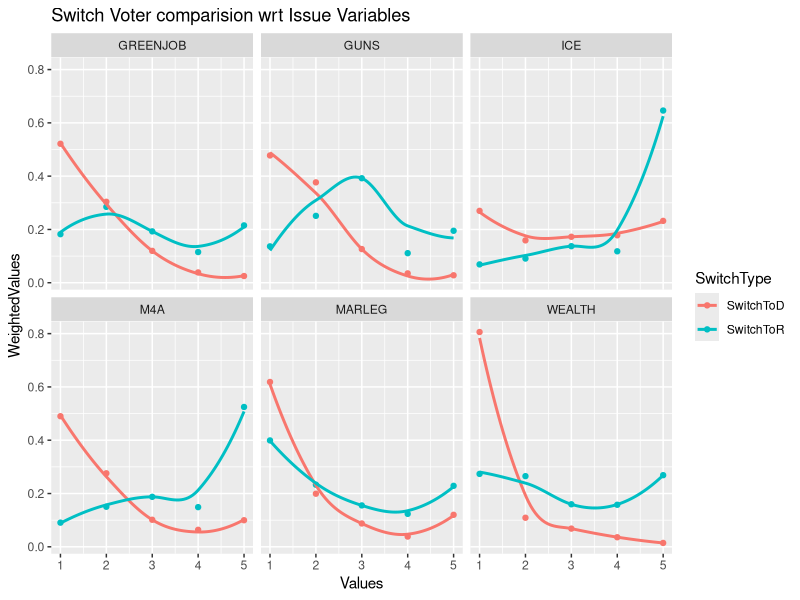
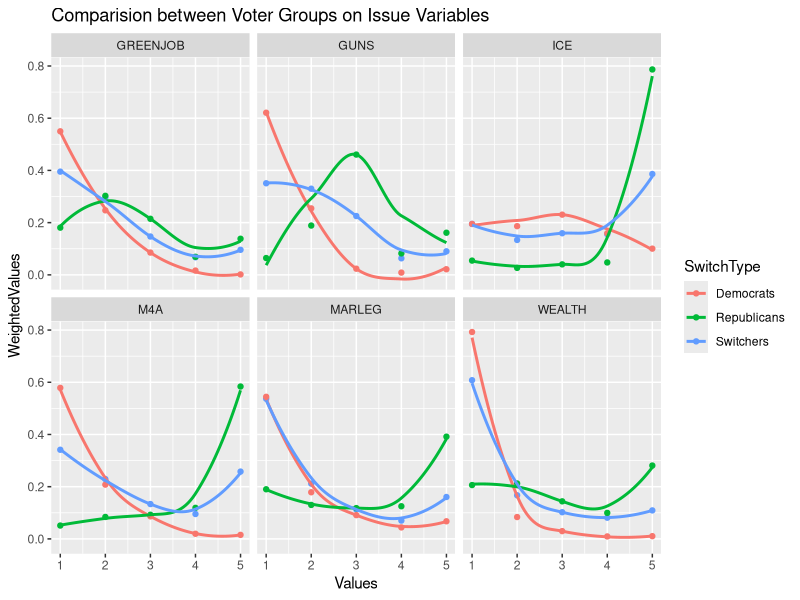
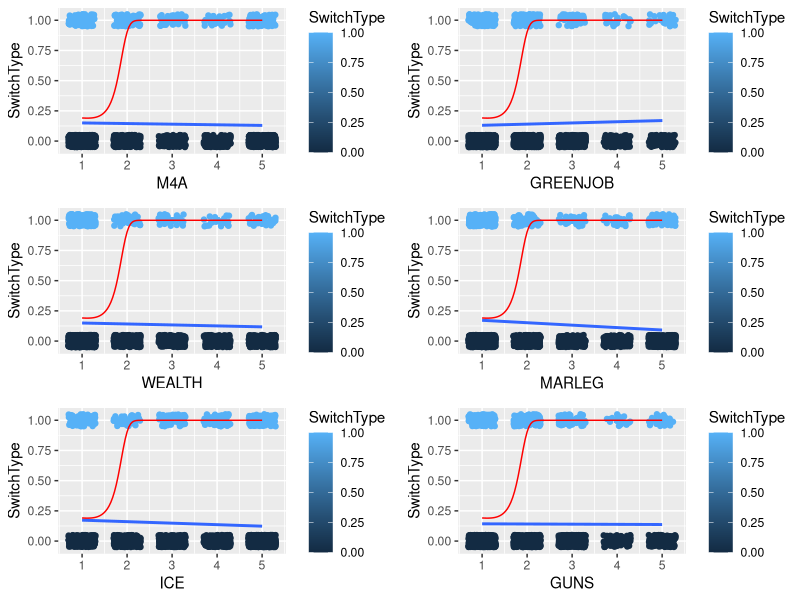
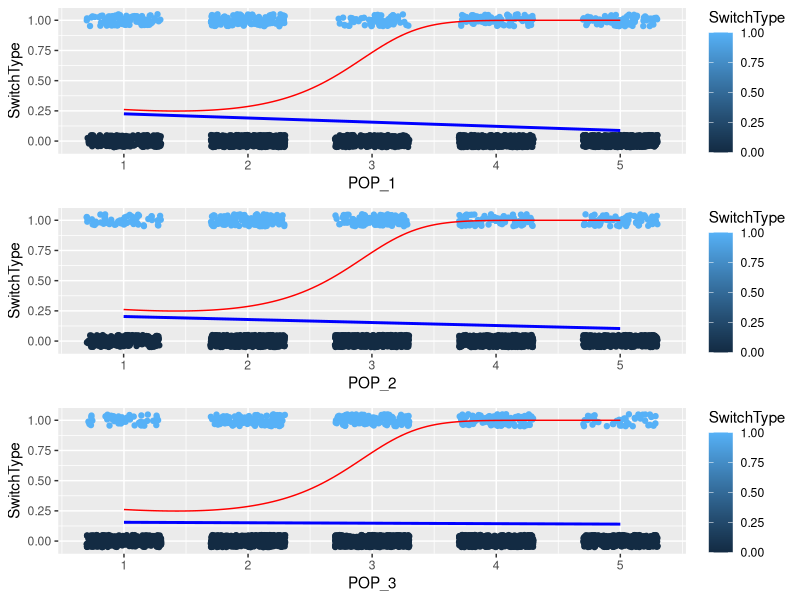

These figures' R source, in order:
## ---- chunk 1
knitr::opts_chunk$set(echo = FALSE)
## ---- chunk 2
library(tidyverse)
library(broom)
library(MASS)
library(arm)
library(mgcv)
library(boot)
library(pROC)
## ---- chunk 3
DFP = read.csv("DFP_WTHH_release.csv")
#head(DFP)

loyalDemocrats = DFP[DFP$presvote16post == 1 & DFP$house3 == 1,]
loyalRepublicans = DFP[DFP$presvote16post == 2 & DFP$house3 == 2,]
switchToD = DFP[DFP$presvote16post != 1 & DFP$house3 == 1,]
switchToR = DFP[DFP$presvote16post != 2 & DFP$house3 == 2,]
Switchers = rbind(switchToD, switchToR)

myvars <- c("M4A", "GREENJOB", "WEALTH", "MARLEG", "ICE", "GUNS", "POP_1", "POP_2", "POP_3", "weight_DFP")
switchToD <- switchToD[myvars]
switchToR <- switchToR[myvars]
Switchers <- Switchers[myvars]
loyalDemocrats <- loyalDemocrats[myvars]
loyalRepublicans <- loyalRepublicans[myvars]
## ---- chunk 4
switchToD$VoterType= "SwitchToD"
switchToR$VoterType= "SwitchToR"
n = nrow(DFP)

nSToD = nrow(switchToD)

DweightedM4A = group_by(switchToD, M4A) %>% summarise(`WeightedValues` = sum(weight_DFP)/nSToD)
names(DweightedM4A)[1]<-paste("Values")
DweightedM4A$IssueVariable= "M4A"
DweightedM4A <- DweightedM4A[c(3,1,2)]

DweightedGREENJOB = group_by(switchToD, GREENJOB) %>% summarise(`WeightedValues` = sum(weight_DFP)/nSToD)
names(DweightedGREENJOB)[1]<-paste("Values")
DweightedGREENJOB$IssueVariable= "GREENJOB"
DweightedGREENJOB <- DweightedGREENJOB[c(3,1,2)]

DweightedWEALTH = group_by(switchToD, WEALTH) %>% summarise(`WeightedValues` = sum(weight_DFP)/nSToD)
names(DweightedWEALTH)[1]<-paste("Values")
DweightedWEALTH$IssueVariable= "WEALTH"
DweightedWEALTH <- DweightedWEALTH[c(3,1,2)]

DweightedMARLEG = group_by(switchToD, MARLEG) %>% summarise(`WeightedValues` = sum(weight_DFP)/nSToD)
names(DweightedMARLEG)[1]<-paste("Values")
DweightedMARLEG$IssueVariable= "MARLEG"
DweightedMARLEG <- DweightedMARLEG[c(3,1,2)]

DweightedICE = group_by(switchToD, ICE) %>% summarise(`WeightedValues` = sum(weight_DFP)/nSToD)
names(DweightedICE)[1]<-paste("Values")
DweightedICE$IssueVariable= "ICE"
DweightedICE <- DweightedICE[c(3,1,2)]

DweightedGUNS = group_by(switchToD, GUNS) %>% summarise(`WeightedValues` = sum(weight_DFP)/nSToD)
names(DweightedGUNS)[1]<-paste("Values")
DweightedGUNS$IssueVariable= "GUNS"
DweightedGUNS <- DweightedGUNS[c(3,1,2)]

newSToD = rbind(DweightedM4A,DweightedGREENJOB)
newSToD = rbind(newSToD,DweightedWEALTH)
newSToD = rbind(newSToD,DweightedMARLEG)
newSToD = rbind(newSToD,DweightedICE)
newSToD = rbind(newSToD,DweightedGUNS)
newSToD$SwitchType= "SwitchToD"
newSToD <- newSToD[c(4,1,2,3)]
newSToD = na.omit(newSToD)

nSToR = nrow(switchToR)

RweightedM4A = group_by(switchToR, M4A) %>% summarise(`WeightedValues` = sum(weight_DFP)/nSToR)
names(RweightedM4A)[1]<-paste("Values")
RweightedM4A$IssueVariable= "M4A"
RweightedM4A <- RweightedM4A[c(3,1,2)]

RweightedGREENJOB = group_by(switchToR, GREENJOB) %>% summarise(`WeightedValues` = sum(weight_DFP)/nSToR)
names(RweightedGREENJOB)[1]<-paste("Values")
RweightedGREENJOB$IssueVariable= "GREENJOB"
RweightedGREENJOB <- RweightedGREENJOB[c(3,1,2)]

RweightedWEALTH = group_by(switchToR, WEALTH) %>% summarise(`WeightedValues` = sum(weight_DFP)/nSToR)
names(RweightedWEALTH)[1]<-paste("Values")
RweightedWEALTH$IssueVariable= "WEALTH"
RweightedWEALTH <- RweightedWEALTH[c(3,1,2)]

RweightedMARLEG = group_by(switchToR, MARLEG) %>% summarise(`WeightedValues` = sum(weight_DFP)/nSToR)
names(RweightedMARLEG)[1]<-paste("Values")
RweightedMARLEG$IssueVariable= "MARLEG"
RweightedMARLEG <- RweightedMARLEG[c(3,1,2)]

RweightedICE = group_by(switchToR, ICE) %>% summarise(`WeightedValues` = sum(weight_DFP)/nSToR)
names(RweightedICE)[1]<-paste("Values")
RweightedICE$IssueVariable= "ICE"
RweightedICE <- RweightedICE[c(3,1,2)]

RweightedGUNS = group_by(switchToR, GUNS) %>% summarise(`WeightedValues` = sum(weight_DFP)/nSToR)
names(RweightedGUNS)[1]<-paste("Values")
RweightedGUNS$IssueVariable= "GUNS"
RweightedGUNS <- RweightedGUNS[c(3,1,2)]

newSToR = rbind(RweightedM4A,RweightedGREENJOB)
newSToR = rbind(newSToR,RweightedWEALTH)
newSToR = rbind(newSToR,RweightedMARLEG)
newSToR = rbind(newSToR,RweightedICE)
newSToR = rbind(newSToR,RweightedGUNS)
newSToR$SwitchType= "SwitchToR"
newSToR <- newSToR[c(4,1,2,3)]
newSToR = na.omit(newSToR)

question1Data = rbind(newSToD, newSToR)
question1Data = question1Data[question1Data$Values != 6, ]

ggplot(question1Data, aes(x = Values, y = WeightedValues, color = SwitchType)) + geom_point() +
  geom_smooth(method = "loess",se = FALSE,span = 1) + 
  facet_wrap(.~ IssueVariable) + ggtitle("Switch Voter comparision wrt Issue Variables")
## ---- chunk 5
nSwitchers = nrow(Switchers)

SwitchersM4A = group_by(Switchers, M4A) %>% summarise(`WeightedValues` = sum(weight_DFP)/nSwitchers)
names(SwitchersM4A)[1]<-paste("Values")
SwitchersM4A$IssueVariable= "M4A"

SwitchersGREENJOB = group_by(Switchers, GREENJOB) %>% summarise(`WeightedValues` = sum(weight_DFP)/nSwitchers)
names(SwitchersGREENJOB)[1]<-paste("Values")
SwitchersGREENJOB$IssueVariable= "GREENJOB"

SwitchersWEALTH = group_by(Switchers, WEALTH) %>% summarise(`WeightedValues` = sum(weight_DFP)/nSwitchers)
names(SwitchersWEALTH)[1]<-paste("Values")
SwitchersWEALTH$IssueVariable= "WEALTH"

SwitchersMARLEG = group_by(Switchers, MARLEG) %>% summarise(`WeightedValues` = sum(weight_DFP)/nSwitchers)
names(SwitchersMARLEG)[1]<-paste("Values")
SwitchersMARLEG$IssueVariable= "MARLEG"

SwitchersICE = group_by(Switchers, ICE) %>% summarise(`WeightedValues` = sum(weight_DFP)/nSwitchers)
names(SwitchersICE)[1]<-paste("Values")
SwitchersICE$IssueVariable= "ICE"

SwitchersGUNS = group_by(Switchers, GUNS) %>% summarise(`WeightedValues` = sum(weight_DFP)/nSwitchers)
names(SwitchersGUNS)[1]<-paste("Values")
SwitchersGUNS$IssueVariable= "GUNS"

newSwitchers = rbind(SwitchersM4A,SwitchersGREENJOB)
newSwitchers = rbind(newSwitchers,SwitchersWEALTH)
newSwitchers = rbind(newSwitchers,SwitchersMARLEG)
newSwitchers = rbind(newSwitchers,SwitchersICE)
newSwitchers = rbind(newSwitchers,SwitchersGUNS)
newSwitchers$SwitchType= "Switchers"
newSwitchers <- newSwitchers[c(4,3,1,2)]
newSwitchers = na.omit(newSwitchers)
#head(newSwitchers)

nDemocrats = nrow(loyalDemocrats)

SwitchersM4A = group_by(loyalDemocrats, M4A) %>% summarise(`WeightedValues` = sum(weight_DFP)/nDemocrats)
names(SwitchersM4A)[1]<-paste("Values")
SwitchersM4A$IssueVariable= "M4A"

SwitchersGREENJOB = group_by(loyalDemocrats, GREENJOB) %>% summarise(`WeightedValues` = sum(weight_DFP)/nDemocrats)
names(SwitchersGREENJOB)[1]<-paste("Values")
SwitchersGREENJOB$IssueVariable= "GREENJOB"

SwitchersWEALTH = group_by(loyalDemocrats, WEALTH) %>% summarise(`WeightedValues` = sum(weight_DFP)/nDemocrats)
names(SwitchersWEALTH)[1]<-paste("Values")
SwitchersWEALTH$IssueVariable= "WEALTH"

SwitchersMARLEG = group_by(loyalDemocrats, MARLEG) %>% summarise(`WeightedValues` = sum(weight_DFP)/nDemocrats)
names(SwitchersMARLEG)[1]<-paste("Values")
SwitchersMARLEG$IssueVariable= "MARLEG"

SwitchersICE = group_by(loyalDemocrats, ICE) %>% summarise(`WeightedValues` = sum(weight_DFP)/nDemocrats)
names(SwitchersICE)[1]<-paste("Values")
SwitchersICE$IssueVariable= "ICE"

SwitchersGUNS = group_by(loyalDemocrats, GUNS) %>% summarise(`WeightedValues` = sum(weight_DFP)/nDemocrats)
names(SwitchersGUNS)[1]<-paste("Values")
SwitchersGUNS$IssueVariable= "GUNS"

newDemocrats = rbind(SwitchersM4A,SwitchersGREENJOB)
newDemocrats = rbind(newDemocrats,SwitchersWEALTH)
newDemocrats = rbind(newDemocrats,SwitchersMARLEG)
newDemocrats = rbind(newDemocrats,SwitchersICE)
newDemocrats = rbind(newDemocrats,SwitchersGUNS)
newDemocrats$SwitchType= "Democrats"
newDemocrats <- newDemocrats[c(4,3,1,2)]
newDemocrats = na.omit(newDemocrats)
#head(newDemocrats)

nRepublicans = nrow(loyalRepublicans)

SwitchersM4A = group_by(loyalRepublicans, M4A) %>% summarise(`WeightedValues` = sum(weight_DFP)/nRepublicans)
names(SwitchersM4A)[1]<-paste("Values")
SwitchersM4A$IssueVariable= "M4A"

SwitchersGREENJOB = group_by(loyalRepublicans, GREENJOB) %>% summarise(`WeightedValues` = sum(weight_DFP)/nRepublicans)
names(SwitchersGREENJOB)[1]<-paste("Values")
SwitchersGREENJOB$IssueVariable= "GREENJOB"

SwitchersWEALTH = group_by(loyalRepublicans, WEALTH) %>% summarise(`WeightedValues` = sum(weight_DFP)/nRepublicans)
names(SwitchersWEALTH)[1]<-paste("Values")
SwitchersWEALTH$IssueVariable= "WEALTH"

SwitchersMARLEG = group_by(loyalRepublicans, MARLEG) %>% summarise(`WeightedValues` = sum(weight_DFP)/nRepublicans)
names(SwitchersMARLEG)[1]<-paste("Values")
SwitchersMARLEG$IssueVariable= "MARLEG"

SwitchersICE = group_by(loyalRepublicans, ICE) %>% summarise(`WeightedValues` = sum(weight_DFP)/nRepublicans)
names(SwitchersICE)[1]<-paste("Values")
SwitchersICE$IssueVariable= "ICE"

SwitchersGUNS = group_by(loyalRepublicans, GUNS) %>% summarise(`WeightedValues` = sum(weight_DFP)/nRepublicans)
names(SwitchersGUNS)[1]<-paste("Values")
SwitchersGUNS$IssueVariable= "GUNS"

newRepublicans = rbind(SwitchersM4A,SwitchersGREENJOB)
newRepublicans = rbind(newRepublicans,SwitchersWEALTH)
newRepublicans = rbind(newRepublicans,SwitchersMARLEG)
newRepublicans = rbind(newRepublicans,SwitchersICE)
newRepublicans = rbind(newRepublicans,SwitchersGUNS)
newRepublicans$SwitchType= "Republicans"
newRepublicans <- newRepublicans[c(4,3,1,2)]
newRepublicans = na.omit(newRepublicans)
#head(newRepublicans)

question2Data = rbind(newSwitchers, newDemocrats)
question2Data = rbind(question2Data, newRepublicans)
question2Data = question2Data[question2Data$Values != 6,]

ggplot(question2Data, aes(x = Values, y = WeightedValues, color = SwitchType)) + geom_point() +
  geom_smooth(method = "loess",se = FALSE, span = 1) + 
  facet_wrap(.~ IssueVariable) + ggtitle("Comparision between Voter Groups on Issue Variables")
## ---- chunk 6
myvars <- c("M4A", "GREENJOB", "WEALTH", "MARLEG", "ICE", "GUNS", "weight_DFP")

Switchers1 <- Switchers[myvars]
Switchers1$SwitchType= 1
Switchers1 = na.omit(Switchers1)
loyalDemocrats1 <- loyalDemocrats[myvars]
loyalDemocrats1$SwitchType= 0
loyalDemocrats1 = na.omit(loyalDemocrats1)
loyalRepublicans1 <- loyalRepublicans[myvars]
loyalRepublicans1$SwitchType= 0
loyalRepublicans1 = na.omit(loyalRepublicans1)

issueVariablesData = rbind(Switchers1, loyalRepublicans1)
issueVariablesData = rbind(issueVariablesData, loyalDemocrats1)
#logit.model.1 = glm(SwitchType ~M4A * GUNS * GREENJOB * MARLEG * WEALTH * ICE,family = "quasibinomial",
logit.model.1 = glm(SwitchType ~M4A + GUNS + GREENJOB + MARLEG + WEALTH + ICE,family = "quasibinomial",
                               weights = weight_DFP, data = issueVariablesData)

## ---- chunk 7
myvars <- c("M4A", "GREENJOB", "WEALTH", "MARLEG", "ICE", "GUNS", "weight_DFP")

Switchers1 <- Switchers[myvars]
Switchers1$SwitchType= 1
Switchers1 = na.omit(Switchers1)
loyalDemocrats1 <- loyalDemocrats[myvars]
loyalDemocrats1$SwitchType= 0
loyalDemocrats1 = na.omit(loyalDemocrats1)
loyalRepublicans1 <- loyalRepublicans[myvars]
loyalRepublicans1$SwitchType= 0
loyalRepublicans1 = na.omit(loyalRepublicans1)

issueVariablesData = rbind(Switchers1, loyalRepublicans1)
issueVariablesData = rbind(issueVariablesData, loyalDemocrats1)

IVLogit = glm(SwitchType ~ M4A + GREENJOB + MARLEG + WEALTH + ICE + GUNS,family = quasibinomial, 
                               weights = weight_DFP, data = issueVariablesData)


pred = predict(IVLogit, type = "response", newdata = issueVariablesData)
predicted_logit_model_1 <- ifelse(pred > 0.5, 1, 0)
accuracy <- mean(issueVariablesData$SwitchType == predicted_logit_model_1 )
accuracy_df <- data.frame(Model = "Model with 1 predictor (GREENJOB)", Accuracy = accuracy, stringsAsFactors = FALSE)

print(paste("Train accuracy for model with 1 predictor is:",round(accuracy*100,2),"%"))

library(gridExtra)

issueVariablesData = issueVariablesData[issueVariablesData$M4A != 6, ]
issueVariablesData = issueVariablesData[issueVariablesData$GREENJOB != 6, ]
issueVariablesData = issueVariablesData[issueVariablesData$MARLEG != 6, ]
issueVariablesData = issueVariablesData[issueVariablesData$GUNS != 6, ]
issueVariablesData = issueVariablesData[issueVariablesData$ICE != 6, ]
issueVariablesData = issueVariablesData[issueVariablesData$WEALTH != 6, ]


sigmoid = function(x){
 coe = coef(IVLogit)
 
 total_coef = length(coe)
 y = coe[1]
 for(i in 2:total_coef)
 {
    y = y + coe[i] * x^(i-1)
 }
 
 return(inv.logit(y))
}

p1 = ggplot(issueVariablesData,aes(x = M4A, y = SwitchType, color = SwitchType)) + 
  geom_point()+ geom_jitter(width = 0.3, height = 0.05) +
  geom_smooth(method = 'lm', se = FALSE) +
  stat_function(fun = sigmoid, color = 'red')

p2 = ggplot(issueVariablesData,aes(x = GREENJOB, y = SwitchType, color = SwitchType)) + 
  geom_point()+ geom_jitter(width = 0.3, height = 0.05) +
  geom_smooth(method = 'lm', se = FALSE)+
  stat_function(fun = sigmoid, color = 'red')

p3 = ggplot(issueVariablesData,aes(x = WEALTH, y = SwitchType, color = SwitchType)) + 
  geom_point()+ geom_jitter(width = 0.3, height = 0.05) +
  geom_smooth(method = 'lm', se = FALSE)+
  stat_function(fun = sigmoid, color = 'red')

p4 = ggplot(issueVariablesData,aes(x = MARLEG, y = SwitchType, color = SwitchType)) + 
  geom_point()+ geom_jitter(width = 0.3, height = 0.05) +
  geom_smooth(method = 'lm', se = FALSE)+
  stat_function(fun = sigmoid, color = 'red')

p5 = ggplot(issueVariablesData,aes(x = ICE, y = SwitchType, color = SwitchType)) + 
  geom_point()+ geom_jitter(width = 0.3, height = 0.05) +
  geom_smooth(method = 'lm', se = FALSE)+
  stat_function(fun = sigmoid, color = 'red')

p6 = ggplot(issueVariablesData,aes(x = GUNS, y = SwitchType, color = SwitchType)) + 
  geom_point()+ geom_jitter(width = 0.3, height = 0.05) +
  geom_smooth(method = 'lm', se = FALSE)+
  stat_function(fun = sigmoid, color = 'red')

grid.arrange(p1,p2,p3,p4,p5,p6,ncol = 2)
## ---- chunk 8
myvars <- c("POP_1", "POP_2", "POP_3", "weight_DFP")

Switchers2 <- Switchers[myvars]
Switchers2$SwitchType= 1
Switchers2 = na.omit(Switchers2)
loyalDemocrats2 <- loyalDemocrats[myvars]
loyalDemocrats2$SwitchType= 0
loyalDemocrats2 = na.omit(loyalDemocrats2)
loyalRepublicans2 <- loyalRepublicans[myvars]
loyalRepublicans2$SwitchType= 0
loyalRepublicans2 = na.omit(loyalRepublicans2)

popVariablesData = rbind(Switchers2, loyalRepublicans2)
popVariablesData = rbind(popVariablesData, loyalDemocrats2)
#issueVariablesData$M4A = issueVariablesData$M4A * issueVariablesData$weight_DFP
#ggpairs(popVariablesData)

PVLogit = glm(SwitchType ~ POP_1 * POP_2 + POP_3,family = quasibinomial, 
                               weights = weight_DFP, data = popVariablesData)
#summary(PVLogit)

pred = predict(PVLogit, type = "response", newdata = popVariablesData)
predicted_logit_model_1 <- ifelse(pred > 0.5, 1, 0)
accuracy <- mean(popVariablesData$SwitchType == predicted_logit_model_1 )
accuracy_df <- data.frame(Model = "Model with 1 predictor (GREENJOB)", Accuracy = accuracy, stringsAsFactors = FALSE)

print(paste("Train accuracy for model with 1 predictor is:",round(accuracy*100,2),"%"))


sigmoid2 = function(x){
 coe = coef(PVLogit)
 
 total_coef = length(coe)
 y = coe[1]
 for(i in 2:total_coef)
 {
    y = y + coe[i] * x^(i-1)
 }
 
 return(inv.logit(y))
}

popVariablesData = popVariablesData[popVariablesData$POP_1 != 6, ]
popVariablesData = popVariablesData[popVariablesData$POP_2 != 6, ]
popVariablesData = popVariablesData[popVariablesData$POP_3 != 6, ]

#summary(popVariablesData$POP_1)



g1 = ggplot(popVariablesData,aes(x = POP_1, y = SwitchType, color = SwitchType)) + 
  geom_point()+ geom_jitter(width = 0.3, height = 0.05) +
  geom_smooth(method = 'lm', se = FALSE, color = "blue")+
  stat_function(fun = sigmoid2, color= "red")

g2 = ggplot(popVariablesData,aes(x = POP_2, y = SwitchType, color = SwitchType)) + 
  geom_point()+ geom_jitter(width = 0.3, height = 0.05) +
  geom_smooth(method = 'lm', se = FALSE, color = "blue")+
  stat_function(fun = sigmoid2, color= "red")

g3 = ggplot(popVariablesData,aes(x = POP_3, y = SwitchType, color = SwitchType)) + 
  geom_point()+ geom_jitter(width = 0.3, height = 0.05) +
  geom_smooth(method = 'lm', se = FALSE, color = "blue")+
  stat_function(fun = sigmoid2, color= "red")

grid.arrange(g1,g2,g3,ncol=1)
